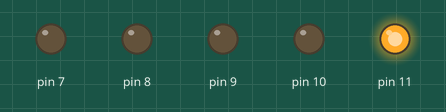
The sketch below on a simulated Arduino Uno, built with avr-gcc and run on an emulated ATmega328P. Shown: output pins drawn as LEDs (lit = HIGH).

Above: at 0.5 s.
At 2.5 s:
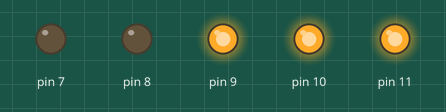
At 4.5 s:
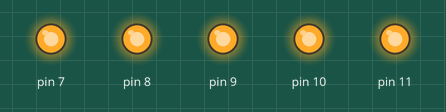
At 5.5 s:
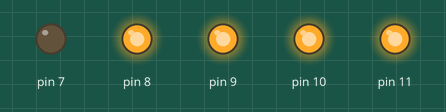
At 9.5 s:
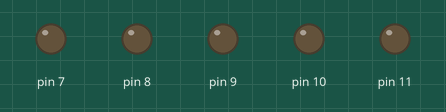
At 11.5 s:
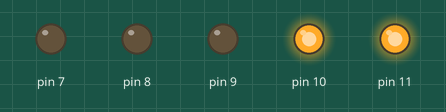
Timing chart, 0 to 13.0 s (numbered marks = the images above):
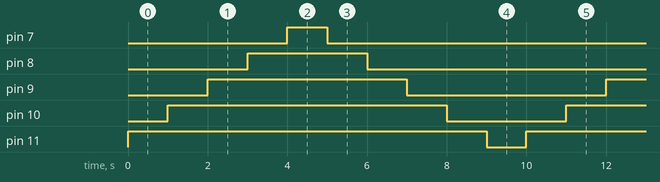

Measured:
- by itself, pin 7: alternates HIGH for 1.0 s and LOW for 9.0 s
- by itself, pin 8: alternates HIGH for 3.0 s and LOW for 7.0 s
- by itself, pin 9: alternates HIGH for 5.0 s and LOW for 5.0 s
- by itself, pin 10: alternates HIGH for 7.0 s and LOW for 3.0 s
- by itself, pin 11: alternates HIGH for 9.0 s and LOW for 1.0 s

The sketch:

Blink.ino
```cpp
int i;

void setup() {
  pinMode(11, OUTPUT);
  pinMode(10, OUTPUT);
  pinMode(9, OUTPUT);
  pinMode(8, OUTPUT);
  pinMode(7, OUTPUT);
}

void loop() {
  for (i=11; i>6; i--) {
  digitalWrite(i, HIGH);
  delay(1000);
  }
  for (i=7; i<12; i++) {
  digitalWrite(i, LOW);
  delay(1000);
  }
}
```
